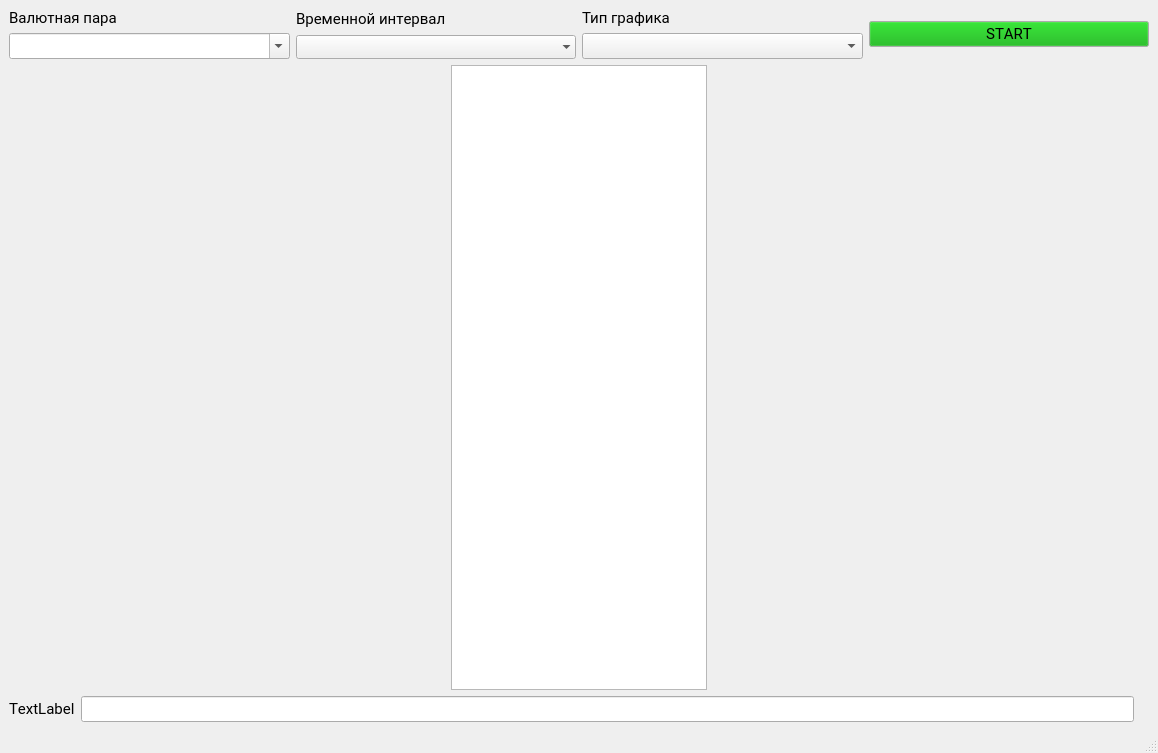
<?xml version="1.0" encoding="UTF-8"?>
<ui version="4.0">
 <class>MainWindow</class>
 <widget class="QMainWindow" name="MainWindow">
  <property name="geometry">
   <rect>
    <x>0</x>
    <y>0</y>
    <width>1158</width>
    <height>753</height>
   </rect>
  </property>
  <property name="windowTitle">
   <string>MainWindow</string>
  </property>
  <widget class="QWidget" name="centralwidget">
   <property name="cursor">
    <cursorShape>ArrowCursor</cursorShape>
   </property>
   <layout class="QGridLayout" name="gridLayout_2">
    <item row="0" column="0">
     <layout class="QVBoxLayout" name="verticalLayout_5">
      <item>
       <layout class="QHBoxLayout" name="horizontalLayout_6">
        <item>
         <layout class="QVBoxLayout" name="verticalLayout">
          <item>
           <widget class="QLabel" name="label_2">
            <property name="enabled">
             <bool>true</bool>
            </property>
            <property name="palette">
             <palette>
              <active>
               <colorrole role="Base">
                <brush brushstyle="SolidPattern">
                 <color alpha="255">
                  <red>175</red>
                  <green>175</green>
                  <blue>131</blue>
                 </color>
                </brush>
               </colorrole>
              </active>
              <inactive>
               <colorrole role="Base">
                <brush brushstyle="SolidPattern">
                 <color alpha="255">
                  <red>175</red>
                  <green>175</green>
                  <blue>131</blue>
                 </color>
                </brush>
               </colorrole>
              </inactive>
              <disabled>
               <colorrole role="Base">
                <brush brushstyle="SolidPattern">
                 <color alpha="255">
                  <red>240</red>
                  <green>240</green>
                  <blue>240</blue>
                 </color>
                </brush>
               </colorrole>
              </disabled>
             </palette>
            </property>
            <property name="font">
             <font>
              <family>Roboto</family>
              <pointsize>11</pointsize>
              <weight>50</weight>
              <bold>false</bold>
              <kerning>false</kerning>
             </font>
            </property>
            <property name="cursor">
             <cursorShape>ArrowCursor</cursorShape>
            </property>
            <property name="focusPolicy">
             <enum>Qt::WheelFocus</enum>
            </property>
            <property name="text">
             <string>Валютная пара</string>
            </property>
           </widget>
          </item>
          <item>
           <widget class="QComboBox" name="comboBox_2">
            <property name="font">
             <font>
              <family>Roboto</family>
              <pointsize>11</pointsize>
             </font>
            </property>
            <property name="editable">
             <bool>true</bool>
            </property>
           </widget>
          </item>
         </layout>
        </item>
        <item>
         <layout class="QVBoxLayout" name="verticalLayout_2">
          <item>
           <widget class="QLabel" name="label_3">
            <property name="enabled">
             <bool>true</bool>
            </property>
            <property name="palette">
             <palette>
              <active>
               <colorrole role="Base">
                <brush brushstyle="SolidPattern">
                 <color alpha="255">
                  <red>175</red>
                  <green>175</green>
                  <blue>131</blue>
                 </color>
                </brush>
               </colorrole>
              </active>
              <inactive>
               <colorrole role="Base">
                <brush brushstyle="SolidPattern">
                 <color alpha="255">
                  <red>175</red>
                  <green>175</green>
                  <blue>131</blue>
                 </color>
                </brush>
               </colorrole>
              </inactive>
              <disabled>
               <colorrole role="Base">
                <brush brushstyle="SolidPattern">
                 <color alpha="255">
                  <red>240</red>
                  <green>240</green>
                  <blue>240</blue>
                 </color>
                </brush>
               </colorrole>
              </disabled>
             </palette>
            </property>
            <property name="font">
             <font>
              <family>Roboto</family>
              <pointsize>11</pointsize>
              <weight>50</weight>
              <bold>false</bold>
              <kerning>false</kerning>
             </font>
            </property>
            <property name="cursor">
             <cursorShape>ArrowCursor</cursorShape>
            </property>
            <property name="focusPolicy">
             <enum>Qt::WheelFocus</enum>
            </property>
            <property name="text">
             <string>Временной интервал</string>
            </property>
           </widget>
          </item>
          <item>
           <widget class="QComboBox" name="comboBox">
            <property name="enabled">
             <bool>true</bool>
            </property>
            <property name="palette">
             <palette>
              <active>
               <colorrole role="Base">
                <brush brushstyle="SolidPattern">
                 <color alpha="255">
                  <red>175</red>
                  <green>175</green>
                  <blue>131</blue>
                 </color>
                </brush>
               </colorrole>
              </active>
              <inactive>
               <colorrole role="Base">
                <brush brushstyle="SolidPattern">
                 <color alpha="255">
                  <red>175</red>
                  <green>175</green>
                  <blue>131</blue>
                 </color>
                </brush>
               </colorrole>
              </inactive>
              <disabled>
               <colorrole role="Base">
                <brush brushstyle="SolidPattern">
                 <color alpha="255">
                  <red>240</red>
                  <green>240</green>
                  <blue>240</blue>
                 </color>
                </brush>
               </colorrole>
              </disabled>
             </palette>
            </property>
            <property name="font">
             <font>
              <family>Roboto</family>
              <pointsize>11</pointsize>
              <weight>50</weight>
              <bold>false</bold>
              <kerning>false</kerning>
             </font>
            </property>
            <property name="cursor">
             <cursorShape>PointingHandCursor</cursorShape>
            </property>
            <property name="mouseTracking">
             <bool>true</bool>
            </property>
            <property name="tabletTracking">
             <bool>false</bool>
            </property>
            <property name="focusPolicy">
             <enum>Qt::WheelFocus</enum>
            </property>
            <property name="editable">
             <bool>false</bool>
            </property>
            <property name="currentText">
             <string/>
            </property>
            <property name="currentIndex">
             <number>-1</number>
            </property>
            <property name="maxVisibleItems">
             <number>8</number>
            </property>
            <property name="duplicatesEnabled">
             <bool>false</bool>
            </property>
            <property name="frame">
             <bool>false</bool>
            </property>
           </widget>
          </item>
         </layout>
        </item>
        <item>
         <layout class="QVBoxLayout" name="verticalLayout_3">
          <item>
           <widget class="QLabel" name="label">
            <property name="font">
             <font>
              <family>Roboto</family>
              <pointsize>11</pointsize>
             </font>
            </property>
            <property name="text">
             <string>Тип графика</string>
            </property>
           </widget>
          </item>
          <item>
           <widget class="QComboBox" name="comboBox_3">
            <property name="font">
             <font>
              <family>Roboto</family>
              <pointsize>11</pointsize>
             </font>
            </property>
            <property name="cursor">
             <cursorShape>PointingHandCursor</cursorShape>
            </property>
           </widget>
          </item>
         </layout>
        </item>
        <item>
         <layout class="QVBoxLayout" name="verticalLayout_4">
          <item>
           <widget class="QPushButton" name="pushButton1_6">
            <property name="enabled">
             <bool>true</bool>
            </property>
            <property name="palette">
             <palette>
              <active>
               <colorrole role="Button">
                <brush brushstyle="SolidPattern">
                 <color alpha="255">
                  <red>0</red>
                  <green>170</green>
                  <blue>0</blue>
                 </color>
                </brush>
               </colorrole>
              </active>
              <inactive>
               <colorrole role="Button">
                <brush brushstyle="SolidPattern">
                 <color alpha="255">
                  <red>0</red>
                  <green>170</green>
                  <blue>0</blue>
                 </color>
                </brush>
               </colorrole>
              </inactive>
              <disabled>
               <colorrole role="Button">
                <brush brushstyle="SolidPattern">
                 <color alpha="255">
                  <red>0</red>
                  <green>170</green>
                  <blue>0</blue>
                 </color>
                </brush>
               </colorrole>
              </disabled>
             </palette>
            </property>
            <property name="font">
             <font>
              <family>Roboto</family>
              <pointsize>11</pointsize>
              <weight>50</weight>
              <bold>false</bold>
              <kerning>false</kerning>
             </font>
            </property>
            <property name="cursor">
             <cursorShape>PointingHandCursor</cursorShape>
            </property>
            <property name="focusPolicy">
             <enum>Qt::WheelFocus</enum>
            </property>
            <property name="text">
             <string>START</string>
            </property>
           </widget>
          </item>
         </layout>
        </item>
       </layout>
      </item>
      <item>
       <layout class="QHBoxLayout" name="horizontalLayout_7">
        <item>
         <layout class="QGridLayout" name="gridLayout"/>
        </item>
        <item>
         <widget class="QTextBrowser" name="textBrowser">
          <property name="enabled">
           <bool>true</bool>
          </property>
          <property name="sizePolicy">
           <sizepolicy hsizetype="Maximum" vsizetype="Expanding">
            <horstretch>0</horstretch>
            <verstretch>0</verstretch>
           </sizepolicy>
          </property>
          <property name="palette">
           <palette>
            <active>
             <colorrole role="Base">
              <brush brushstyle="SolidPattern">
               <color alpha="255">
                <red>255</red>
                <green>255</green>
                <blue>255</blue>
               </color>
              </brush>
             </colorrole>
            </active>
            <inactive>
             <colorrole role="Base">
              <brush brushstyle="SolidPattern">
               <color alpha="255">
                <red>255</red>
                <green>255</green>
                <blue>255</blue>
               </color>
              </brush>
             </colorrole>
            </inactive>
            <disabled>
             <colorrole role="Base">
              <brush brushstyle="SolidPattern">
               <color alpha="255">
                <red>240</red>
                <green>240</green>
                <blue>240</blue>
               </color>
              </brush>
             </colorrole>
            </disabled>
           </palette>
          </property>
          <property name="font">
           <font>
            <family>Roboto</family>
            <pointsize>9</pointsize>
            <weight>50</weight>
            <bold>false</bold>
            <underline>false</underline>
            <kerning>false</kerning>
           </font>
          </property>
          <property name="cursor" stdset="0">
           <cursorShape>ArrowCursor</cursorShape>
          </property>
          <property name="focusPolicy">
           <enum>Qt::WheelFocus</enum>
          </property>
          <property name="contextMenuPolicy">
           <enum>Qt::NoContextMenu</enum>
          </property>
         </widget>
        </item>
       </layout>
      </item>
      <item>
       <layout class="QHBoxLayout" name="horizontalLayout_5">
        <item>
         <layout class="QHBoxLayout" name="horizontalLayout">
          <item>
           <widget class="QLabel" name="label_4">
            <property name="enabled">
             <bool>true</bool>
            </property>
            <property name="font">
             <font>
              <family>Roboto</family>
              <pointsize>11</pointsize>
              <weight>50</weight>
              <bold>false</bold>
              <kerning>false</kerning>
             </font>
            </property>
            <property name="cursor">
             <cursorShape>ArrowCursor</cursorShape>
            </property>
            <property name="focusPolicy">
             <enum>Qt::WheelFocus</enum>
            </property>
            <property name="text">
             <string>TextLabel</string>
            </property>
           </widget>
          </item>
          <item>
           <widget class="QLineEdit" name="key">
            <property name="font">
             <font>
              <family>Roboto</family>
              <pointsize>11</pointsize>
              <weight>50</weight>
              <bold>false</bold>
             </font>
            </property>
            <property name="cursor">
             <cursorShape>IBeamCursor</cursorShape>
            </property>
           </widget>
          </item>
          <item>
           <widget class="QLabel" name="label_5">
            <property name="font">
             <font>
              <family>Roboto</family>
              <pointsize>11</pointsize>
             </font>
            </property>
            <property name="text">
             <string/>
            </property>
           </widget>
          </item>
         </layout>
        </item>
       </layout>
      </item>
     </layout>
    </item>
   </layout>
  </widget>
  <widget class="QMenuBar" name="menubar">
   <property name="geometry">
    <rect>
     <x>0</x>
     <y>0</y>
     <width>1158</width>
     <height>26</height>
    </rect>
   </property>
  </widget>
  <widget class="QStatusBar" name="statusbar"/>
 </widget>
 <resources/>
 <connections/>
</ui>
